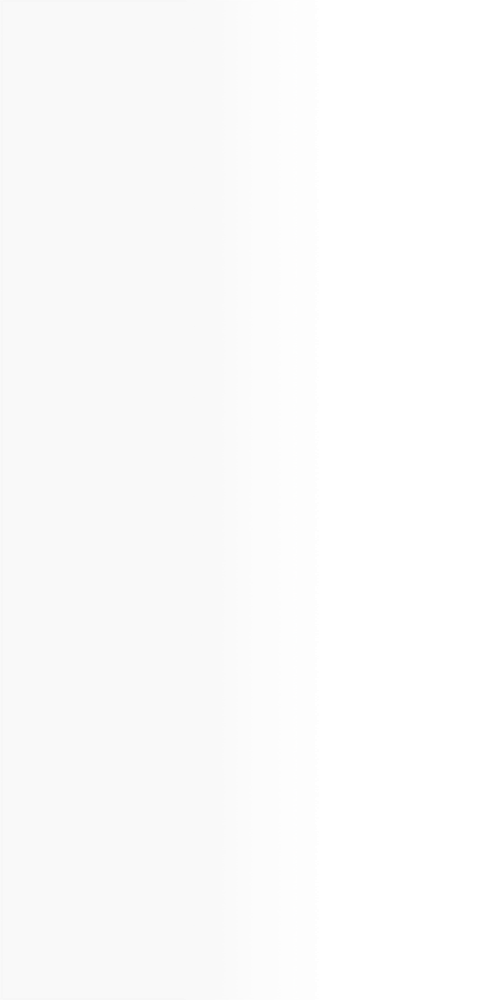
#> input picture ipynb/IMG/折页阴影.png, 479 x 1000 px, shrunk from 2706 x 5653 before the run, found by its file name
$ jupyter execute '小夕-画册-阴影.ipynb'
#> lines starting #> are read from the running program, lines starting #| are printed output that depends on the picture; pictures that were not available may be replaced by others from this repository, and a replacement may not be noted
### MaterialEdit/fun_图片编辑/fun_图片扩大粘贴.py
"""图片扩大粘贴"""

from __future__ import annotations

from typing import TYPE_CHECKING

from PIL import Image

if TYPE_CHECKING:
    from MaterialEdit.type import _COLOR, ALIGNITEM


def fun_图片扩大粘贴(
    im: Image.Image,
    width: int,
    height: int,
    left: ALIGNITEM,
    top: ALIGNITEM,
    background_color: _COLOR,
    background_pil: Image.Image | None = None,
) -> Image.Image:
    """吧图片扩大，并可以添加背景颜色."""
    if width < im.width:
        msg = "背景宽度必须比图片尺寸大"
        raise IndexError(msg)

    if height < im.height:
        msg = "背景高度必须比图片尺寸大"
        raise IndexError(msg)

    if background_pil is None:
        bg = Image.new("RGBA", (width, height), background_color)
    else:
        bg = background_pil
    left_position, t = 0, 0

    if left == "start":
        left_position = 0
    elif left == "center":
        left_position = int((bg.width - im.width) / 2)
    elif left == "end":
        left_position = bg.width - im.width

    if top == "start":
        t = 0
    elif top == "center":
        t = int((bg.height - im.height) / 2)
    elif top == "end":
        t = bg.height - im.height

    bg.paste(im, (left_position, t), im)

    im.close()

    return bg

### ipynb/小夕-画册-阴影.ipynb
[cell 1]
import math
from pathlib import Path

from PIL import Image, ImageFilter
from tqdm import tqdm

from MaterialEdit.fun_图片编辑.fun_图片扩大粘贴 import fun_图片扩大粘贴
from MaterialEdit.setting import IMAGE_SUFFIX

yy = Image.open("ipynb/IMG/折页阴影.png")
#> yy is the input picture: PIL image 479x1000 RGBA; mean R, G, B, A 86.7, 86.7, 86.7, 5.5


def fun_自动画册贴图(img_path: str, col: int) -> Image.Image:
    """画册添加阴影."""
#> called with img_path = '_only/折页阴影.png', col = 2
    im = Image.open(img_path)
    if im.mode.lower() != "rgba":
        im = im.convert("RGBA")

    bg = Image.new("RGBA", im.size, (255, 255, 255, 255))
#> bg: PIL image 479x1000 RGBA; every value is 255
    bg.paste(im, (0, 0), im)

    yy.thumbnail(im.size, resample=Image.Resampling.LANCZOS)

    small_width = math.floor(im.width / col)
#> small_width = 239

    if col in (3, 2):
        left_list = [0, small_width, small_width + small_width]
#> left_list = [0, 239, 478]

    top = 0
    r, g, b, a = yy.split()
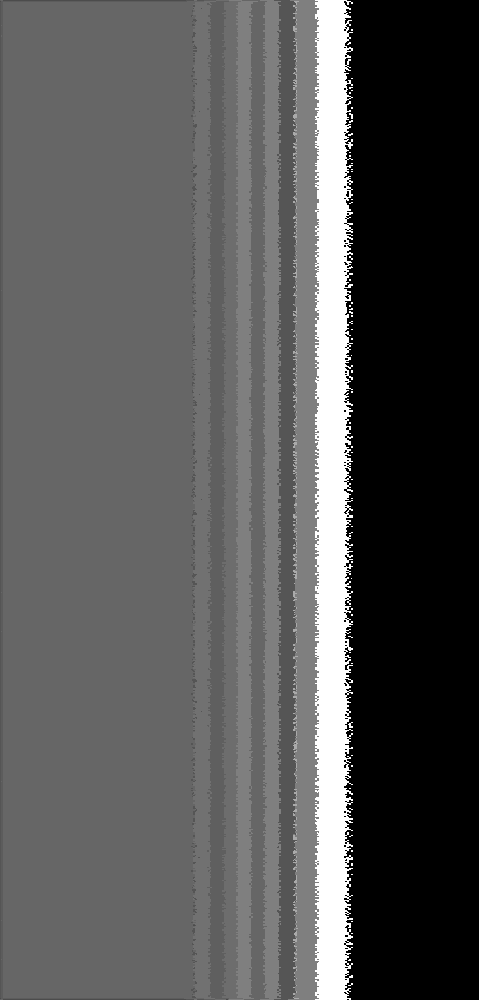
#> r: PIL image 479x1000 L; min 0, max 255, mean 86.7
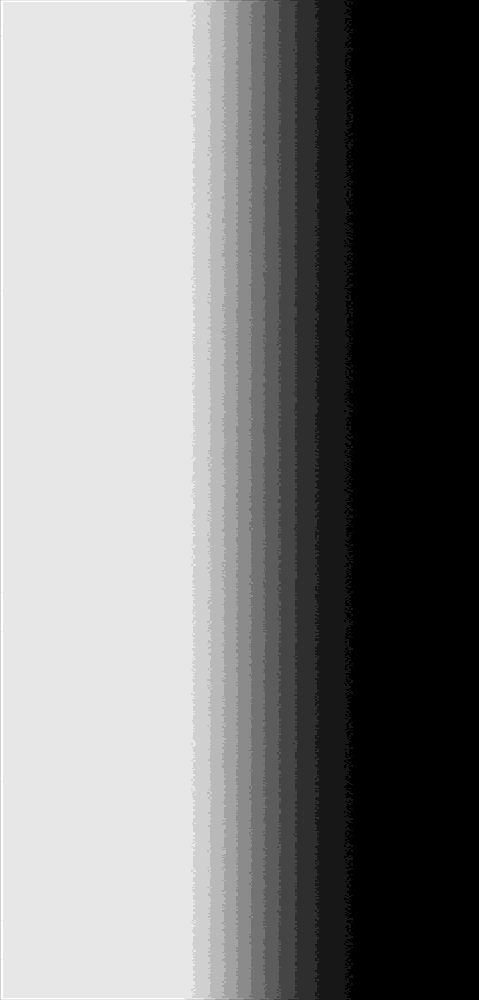
#> a: PIL image 479x1000 L; min 0, max 11, mean 5.47; drawn with min black and max white
    for left in left_list:
        while top < im.height:
            bg.paste(yy, (left, top), a)
            top += yy.height

        top = 0
    return bg


def fun_图片添加阴影(im: Image.Image) -> Image.Image:
    """单个图片添加阴影."""
    mask = Image.new("RGBA", im.size, (160, 160, 160, 255))
    out = math.ceil(im.width * 0.1)
#> out = 48
    mask = fun_图片扩大粘贴(
        im=mask,
        width=im.width + out,
        height=im.height + out,
        left="center",
        top="center",
        background_color=(255, 255, 255, 255),
    )
#> in fun_图片扩大粘贴, `bg = Image.new("RGBA", (width, height), background_color)`: bg: PIL image 527x1048 RGBA; every value is 255
#> in fun_图片扩大粘贴, `bg.paste(im, (left_position, t), im)`:
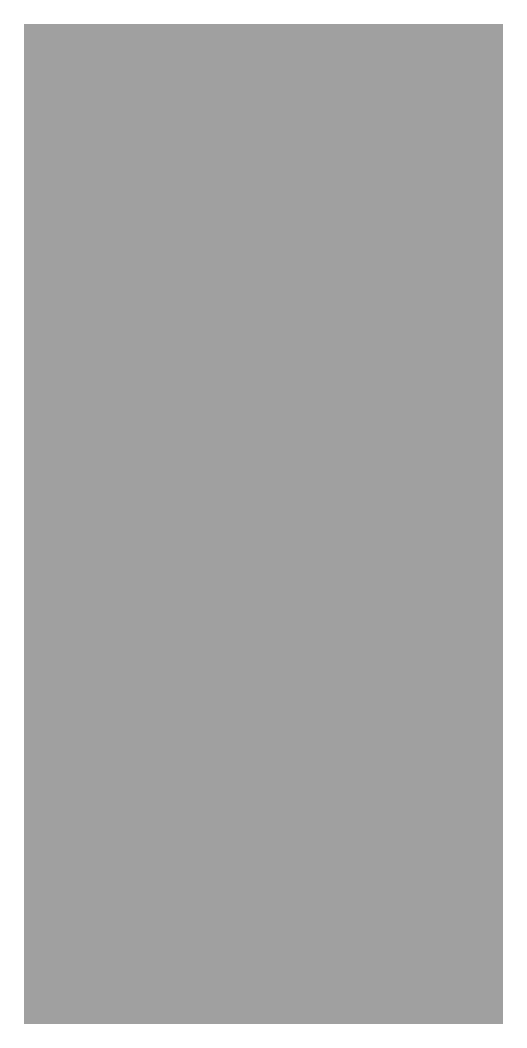
#> bg: PIL image 527x1048 RGBA; mean R, G, B, A 172.6, 172.6, 172.6, 255
    mask = mask.filter(ImageFilter.GaussianBlur(radius=10))
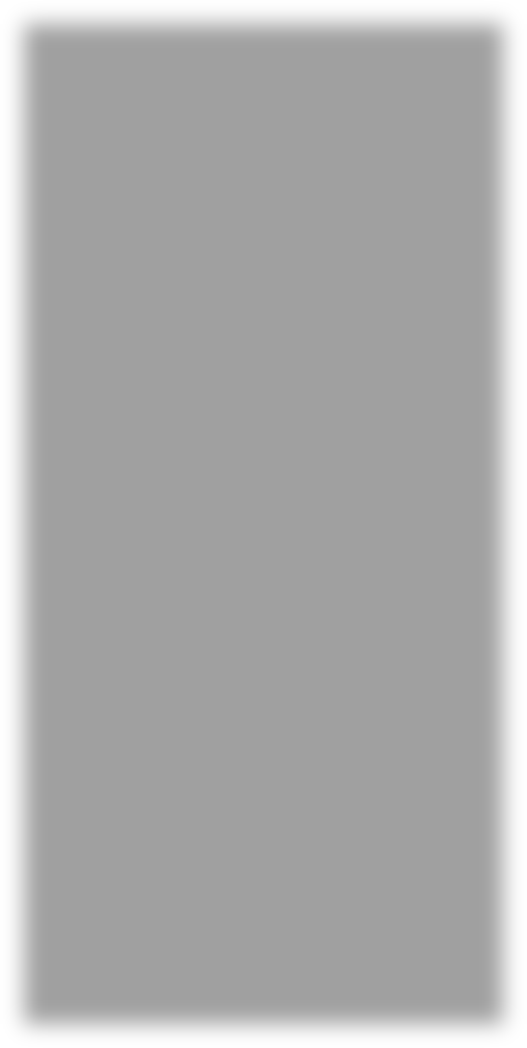
#> mask: PIL image 527x1048 RGBA; mean R, G, B, A 172.6, 172.6, 172.6, 255

    left = math.floor(((mask.width - im.width) / 2) - (im.width * 0.003))
#> left = 22
    top = math.floor(((mask.height - im.height) / 2) - (im.height * 0.003))
#> top = 21
    mask.paste(im, (left, top), im)
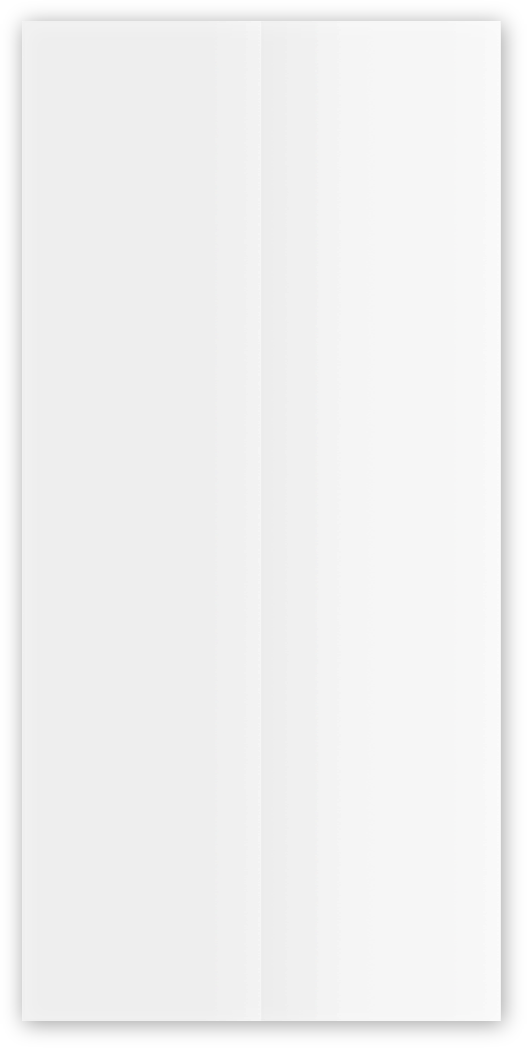
#> mask: PIL image 527x1048 RGBA; mean R, G, B, A 240.7, 240.7, 240.7, 242.5; transparent parts drawn white

    return mask


for in_file in tqdm(
    list(Path(r"F:\小夕素材\10000-20000\10968\预览图").rglob("*")),
    desc="画册",
    ncols=200,
):
    if in_file.is_file() and in_file.suffix.lower() in IMAGE_SUFFIX and "thumb" not in in_file.stem:
        im = fun_自动画册贴图(img_path=in_file.as_posix(), col=2)
        im = fun_图片添加阴影(im=im)

        if in_file.suffix.lower() in [".jpg", ".jpeg"]:
            im = im.convert("RGB")
            im.save(in_file.as_posix(), quitly=80)
        else:
            im.save(in_file.as_posix())

        im.close()
